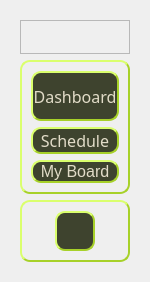
     <widget class="QWidget" name="leftMenuContainer" native="true">
      <property name="minimumSize">
       <size>
        <width>150</width>
        <height>200</height>
       </size>
      </property>
      <property name="maximumSize">
       <size>
        <width>150</width>
        <height>16777215</height>
       </size>
      </property>
      <layout class="QVBoxLayout" name="verticalLayout">
       <item>
        <widget class="QWidget" name="leftMenuSubContainer" native="true">
         <property name="styleSheet">
          <string notr="true"/>
         </property>
         <layout class="QVBoxLayout" name="verticalLayout_3">
          <item>
           <widget class="QFrame" name="frame_2">
            <property name="maximumSize">
             <size>
              <width>16777215</width>
              <height>80</height>
             </size>
            </property>
            <property name="frameShape">
             <enum>QFrame::Shape::StyledPanel</enum>
            </property>
            <property name="frameShadow">
             <enum>QFrame::Shadow::Raised</enum>
            </property>
            <layout class="QVBoxLayout" name="verticalLayout_4">
             <item>
              <widget class="QLabel" name="label">
               <property name="maximumSize">
                <size>
                 <width>94</width>
                 <height>60</height>
                </size>
               </property>
               <property name="text">
                <string/>
               </property>
               <property name="pixmap">
                <pixmap resource="Resources.qrc">:/Icons/Resources/logo_2_optimized.png</pixmap>
               </property>
               <property name="scaledContents">
                <bool>false</bool>
               </property>
               <property name="alignment">
                <set>Qt::AlignmentFlag::AlignHCenter|Qt::AlignmentFlag::AlignTop</set>
               </property>
              </widget>
             </item>
            </layout>
           </widget>
          </item>
          <item>
           <widget class="QFrame" name="frame">
            <property name="styleSheet">
             <string notr="true">
border-color: rgb(167, 209, 41);
border-width: 2px;
border-radius: 10px;
border-style: outset;</string>
            </property>
            <property name="frameShape">
             <enum>QFrame::Shape::StyledPanel</enum>
            </property>
            <property name="frameShadow">
             <enum>QFrame::Shadow::Raised</enum>
            </property>
            <layout class="QVBoxLayout" name="verticalLayout_5">
             <item>
              <widget class="QPushButton" name="pushButton">
               <property name="minimumSize">
                <size>
                 <width>0</width>
                 <height>50</height>
                </size>
               </property>
               <property name="maximumSize">
                <size>
                 <width>200</width>
                 <height>50</height>
                </size>
               </property>
               <property name="font">
                <font>
                 <family>Panton-Trial</family>
                 <pointsize>12</pointsize>
                </font>
               </property>
               <property name="styleSheet">
                <string notr="true">color: rgb(226, 220, 200);
border-color: rgb(167, 209, 41);
border-width: 2px;
border-radius: 10px;
border-style: outset;
background-color: #3E432E;</string>
               </property>
               <property name="text">
                <string>Dashboard</string>
               </property>
              </widget>
             </item>
             <item>
              <widget class="QPushButton" name="pushButton_2">
               <property name="maximumSize">
                <size>
                 <width>16777215</width>
                 <height>50</height>
                </size>
               </property>
               <property name="font">
                <font>
                 <family>Panton-Trial</family>
                 <pointsize>12</pointsize>
                </font>
               </property>
               <property name="styleSheet">
                <string notr="true">color: rgb(226, 220, 200);
border-color: rgb(167, 209, 41);
border-width: 2px;
border-radius: 10px;
border-style: outset;
background-color: #3E432E;</string>
               </property>
               <property name="text">
                <string>Schedule</string>
               </property>
              </widget>
             </item>
             <item>
              <widget class="QPushButton" name="pushButton_3">
               <property name="maximumSize">
                <size>
                 <width>16777215</width>
                 <height>50</height>
                </size>
               </property>
               <property name="font">
                <font>
                 <pointsize>12</pointsize>
                </font>
               </property>
               <property name="styleSheet">
                <string notr="true">color: rgb(226, 220, 200);
border-color: rgb(167, 209, 41);
border-width: 2px;
border-radius: 10px;
border-style: outset;
background-color: #3E432E;</string>
               </property>
               <property name="text">
                <string>My Board</string>
               </property>
              </widget>
             </item>
            </layout>
           </widget>
          </item>
          <item>
           <widget class="QFrame" name="frame_3">
            <property name="maximumSize">
             <size>
              <width>16777215</width>
              <height>100</height>
             </size>
            </property>
            <property name="styleSheet">
             <string notr="true">color: rgb(226, 220, 200);
border-color: rgb(167, 209, 41);
border-width: 2px;
border-radius: 10px;
border-style: outset;</string>
            </property>
            <property name="frameShape">
             <enum>QFrame::Shape::StyledPanel</enum>
            </property>
            <property name="frameShadow">
             <enum>QFrame::Shadow::Raised</enum>
            </property>
            <layout class="QHBoxLayout" name="horizontalLayout_3">
             <item>
              <widget class="QPushButton" name="pushButton_4">
               <property name="minimumSize">
                <size>
                 <width>40</width>
                 <height>40</height>
                </size>
               </property>
               <property name="maximumSize">
                <size>
                 <width>40</width>
                 <height>40</height>
                </size>
               </property>
               <property name="styleSheet">
                <string notr="true">color: rgb(226, 220, 200);
border-color: rgb(167, 209, 41);
border-width: 2px;
border-radius: 10px;
border-style: outset;
background-color: #3E432E;</string>
               </property>
               <property name="text">
                <string/>
               </property>
               <property name="icon">
                <iconset resource="Resources.qrc">
                 <normaloff>:/Icons/Resources/settings.svg</normaloff>:/Icons/Resources/settings.svg</iconset>
               </property>
               <property name="iconSize">
                <size>
                 <width>20</width>
                 <height>20</height>
                </size>
               </property>
              </widget>
             </item>
            </layout>
           </widget>
          </item>
         </layout>
        </widget>
       </item>
      </layout>
     </widget>
